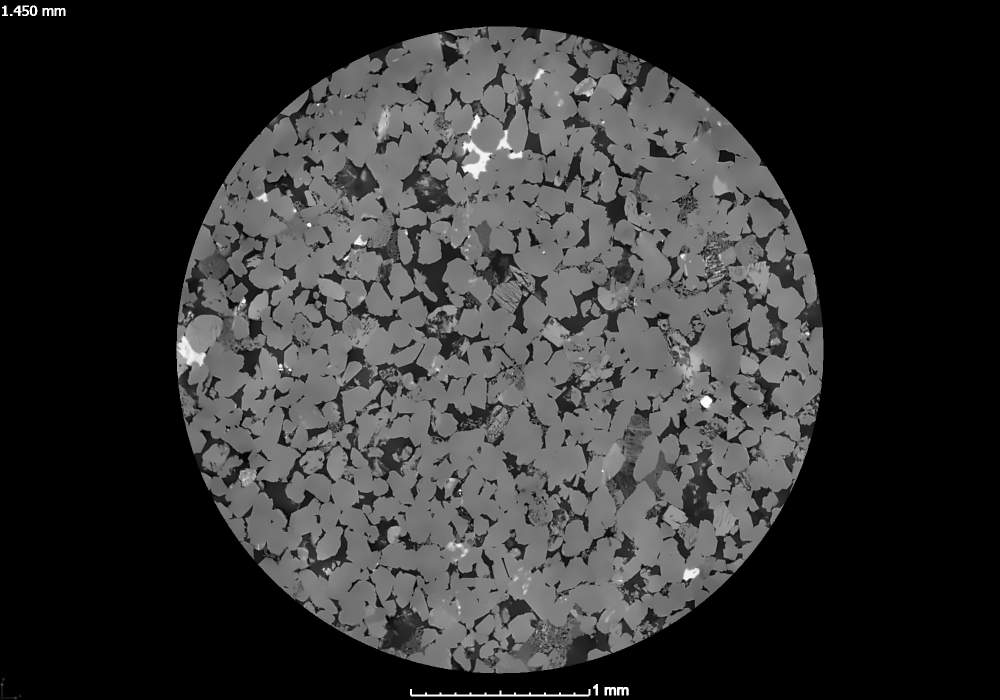
#> input picture dataset/denoised.png, 2000 x 1400 px (shown at 1/2 size); the run also reads 1 picture not shown here
$ jupyter execute --allow-errors test.ipynb
#> lines starting #> are read from the running program, lines starting #| are printed output that depends on the picture; after the words box and inside, x2 and y2 are one past the last pixel; in counts of white or black regions, pixels touching at a corner belong together
## 导入

[cell 1]
import cv2

## 降噪

[cell 2]
# 加载图像
img = cv2.imread('./dataset/Top-0001_orign.bmp')

# 将图像转换为灰度图像
#> (the rest of this cell did not finish here and is left out)

## 读取图片

[cell 3]
img = cv2.imread('./dataset/denoised.png')
#> img is the input picture: shape (1400, 2000, 3); min 0, max 255, mean 50.3

## 将图片转为灰度图

[cell 4]
gray = cv2.cvtColor(img, cv2.COLOR_BGR2GRAY)

## 对灰度图进行Otsu阈值处理

[cell 5]
_, thresh = cv2.threshold(gray, 0, 255, cv2.THRESH_BINARY + cv2.THRESH_OTSU)
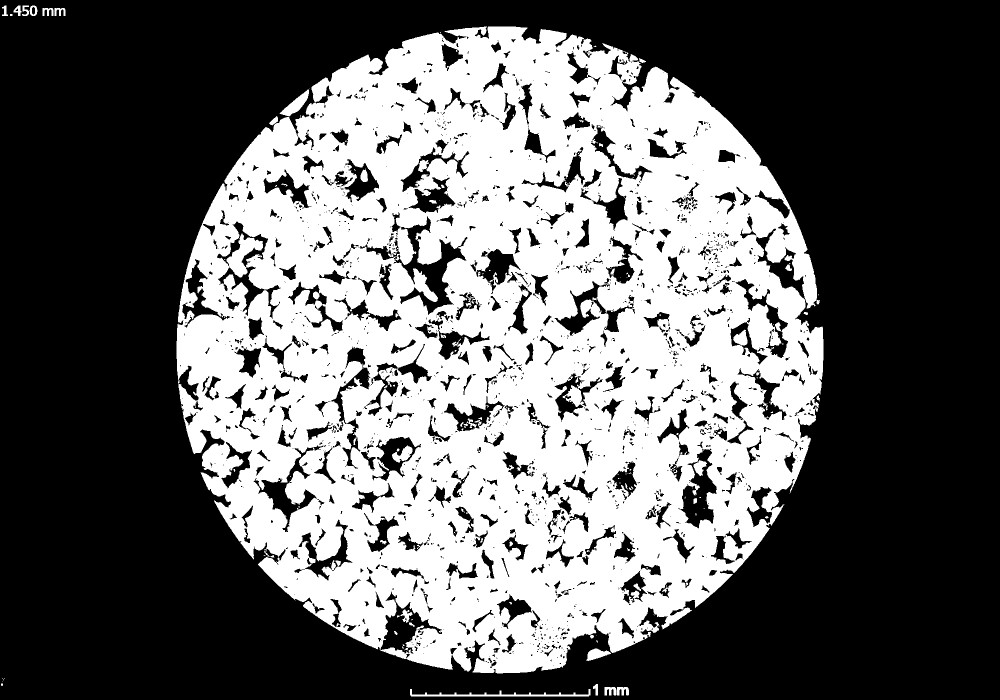
#> thresh: shape (1400, 2000) (shown at 1/2 size); 38.9% white; 199 white regions (142 under 20 px), largest, box (x1, y1, x2, y2) and area: (353, 53, 1647, 1347) 1078060, (820, 1378, 1181, 1393) 1714, (559, 177, 619, 233) 1172

## 根据各种矿物的阈值范围进行分类

[cell 6]
shiying = cv2.inRange(gray, 101, 200)
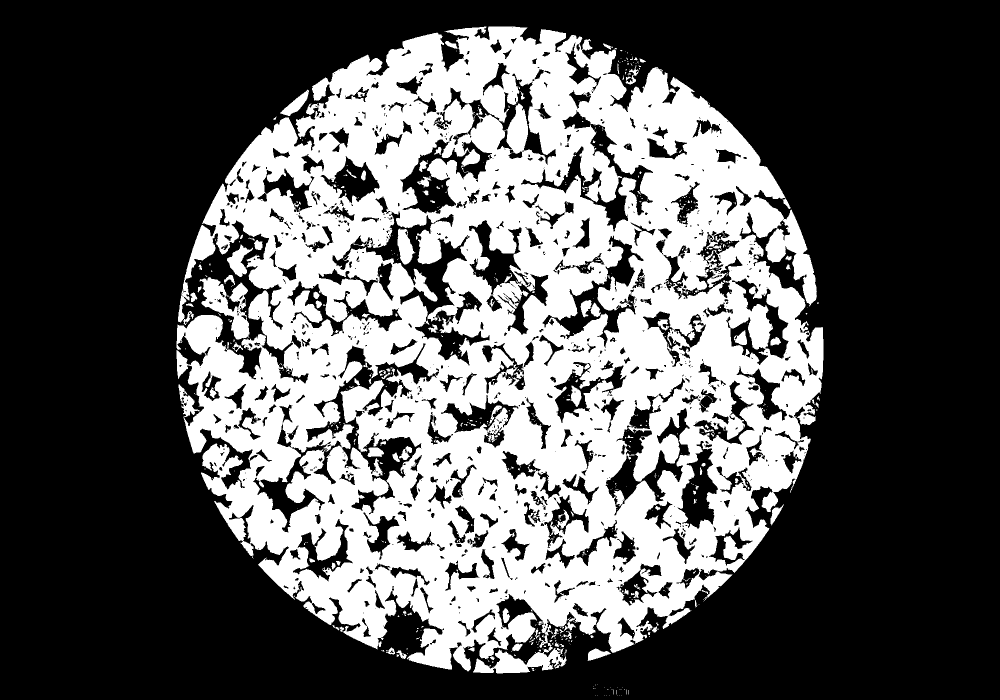
#> shiying: shape (1400, 2000) (shown at 1/2 size); 34.7% white; 700 white regions (583 under 20 px), largest, box (x1, y1, x2, y2) and area: (353, 53, 1647, 1343) 943108, (399, 554, 499, 679) 5365, (946, 1286, 1133, 1347) 4833
changshi = cv2.inRange(gray, 61, 100)
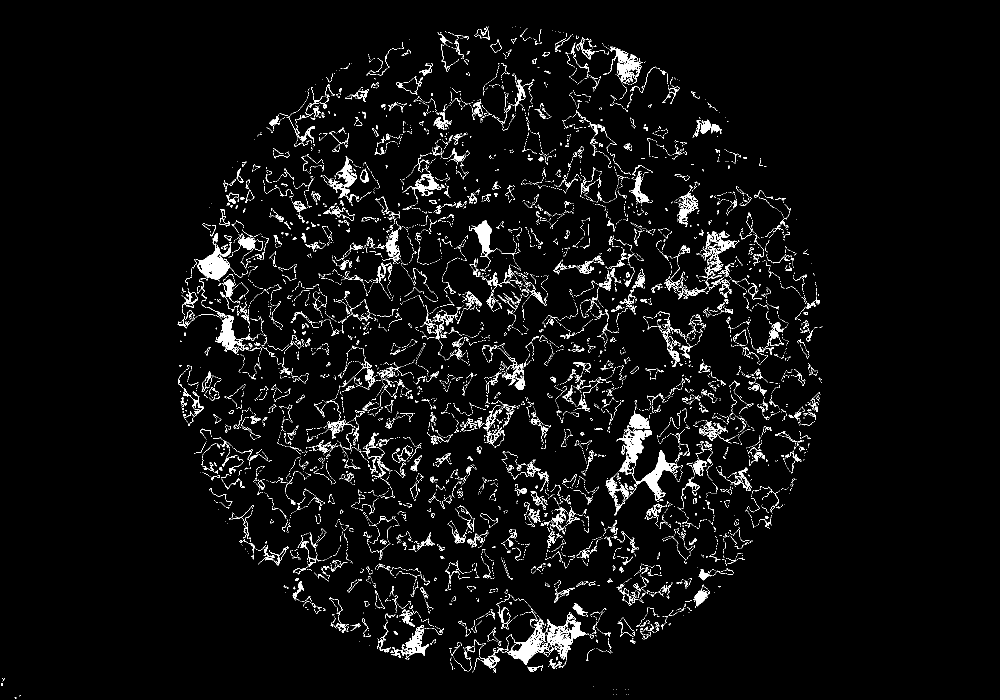
#> changshi: shape (1400, 2000) (shown at 1/2 size); 4% white; 7336 white regions (6450 under 20 px), largest, box (x1, y1, x2, y2) and area: (1009, 1236, 1179, 1330) 4556, (1233, 821, 1304, 950) 3074, (1211, 900, 1357, 1003) 2795
fangjie = cv2.inRange(gray, 221, 255)
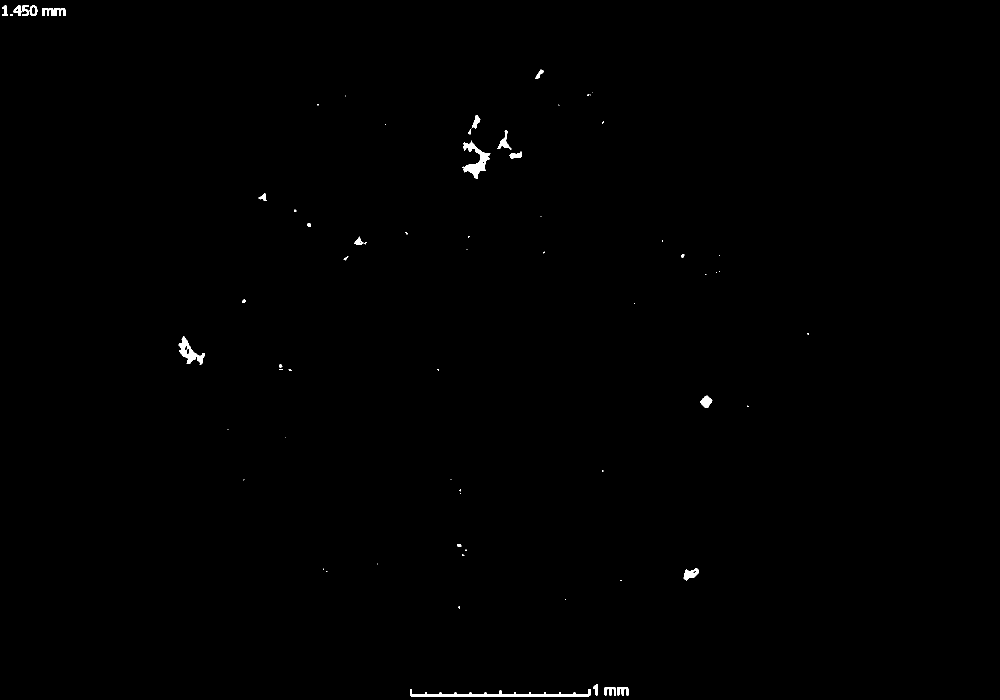
#> fangjie: shape (1400, 2000) (shown at 1/2 size); 0.31% white; 68 white regions (40 under 20 px), largest, box (x1, y1, x2, y2) and area: (820, 1378, 1181, 1393) 1714, (924, 281, 981, 358) 1504, (356, 673, 410, 730) 1058
niantu = cv2.inRange(gray, 41, 60)
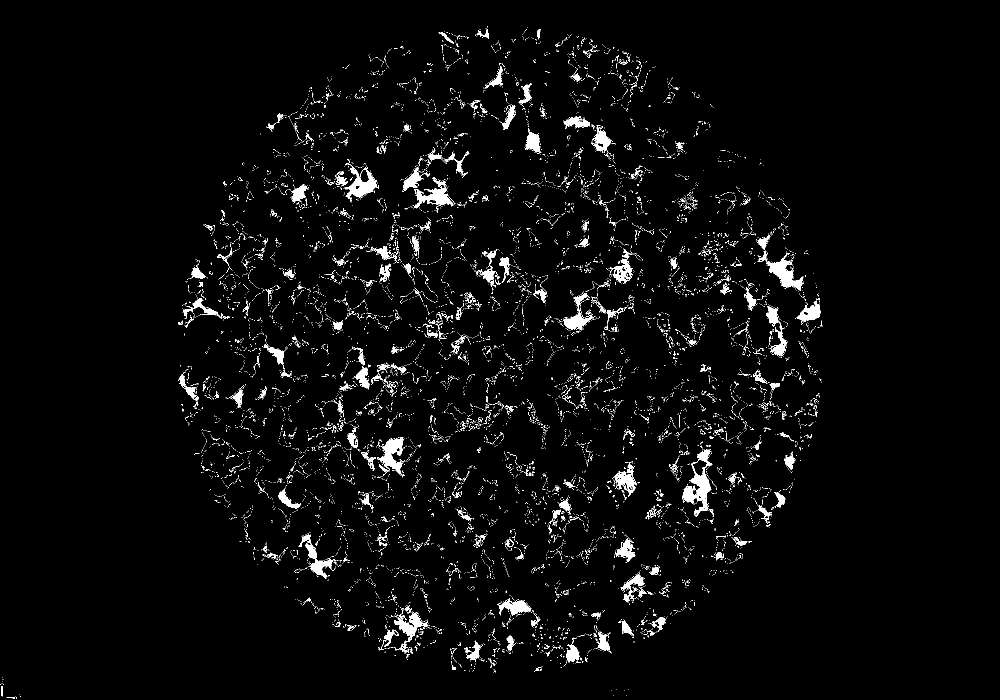
#> niantu: shape (1400, 2000) (shown at 1/2 size); 3% white; 11088 white regions (10771 under 20 px), largest, box (x1, y1, x2, y2) and area: (1364, 898, 1425, 1033) 2870, (1533, 505, 1608, 582) 1979, (754, 877, 810, 955) 1827
kongxi = cv2.inRange(gray, 0, 40)
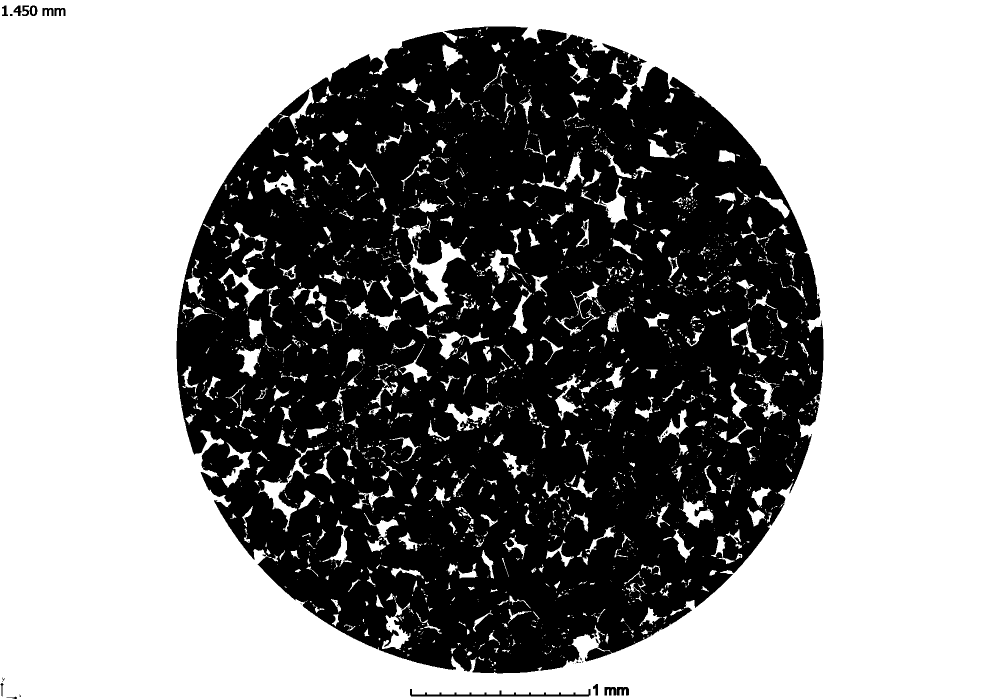
#> kongxi: shape (1400, 2000) (shown at 1/2 size); 57.9% white; 211 black regions (188 under 20 px), largest, box (x1, y1, x2, y2) and area: (353, 53, 1647, 1347) 1174614, (820, 1378, 1181, 1393) 1714, (1209, 1374, 1233, 1391) 303

## 将分类后的图片保存

[cell 7]
cv2.imwrite('./dataset/Top-0001_shiying2.bmp', shiying)
cv2.imwrite('./dataset/Top-0001_changshi2.bmp', changshi)
cv2.imwrite('./dataset/Top-0001_fangjie2.bmp', fangjie)
cv2.imwrite('./dataset/Top-0001_niantu2.bmp', niantu)
cv2.imwrite('./dataset/Top-0001_kongxi2.bmp', kongxi)
#> Out = True
